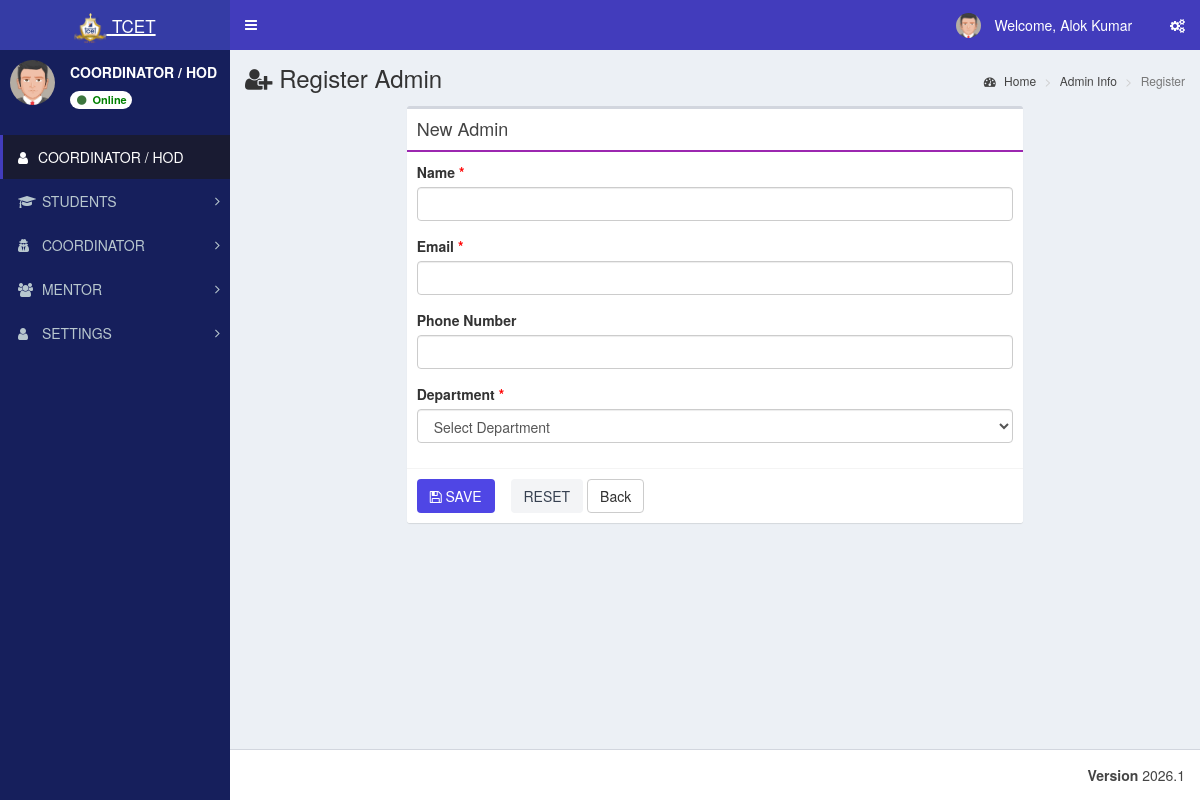
Screenshot of /admin/admin_register.php (signed in) with the database file from the repository.
### tables this page shows
CREATE TABLE `st_role_master` (
  `role_id` int(11) NOT NULL,
  `role_name` varchar(100) NOT NULL
);

CREATE TABLE `st_login` (
  `login_id` int(11) NOT NULL,
  `username` varchar(200) NOT NULL,
  `password` varchar(255) NOT NULL,
  `user_id` int(11) NOT NULL,
  `created_at` timestamp NOT NULL DEFAULT current_timestamp()
);

CREATE TABLE `st_user_master` (
  `user_id` int(11) NOT NULL,
  `user_name` varchar(150) NOT NULL,
  `email_id` varchar(200) NOT NULL,
  `phone_number` varchar(15) DEFAULT NULL,
  `department_id` int(11) NOT NULL,
  `role_id` int(11) NOT NULL,
  `student_id` int(11) NOT NULL,
  `is_first_login` tinyint(1) DEFAULT 1
);

CREATE TABLE `st_menu_master` (
  `menu_id` int(11) NOT NULL,
  `menu_name` varchar(100) NOT NULL,
  `menu_icon` varchar(100) NOT NULL DEFAULT 'fa fa-folder'
);

### admin/admin_register.php (called while the page is built, shortened)
<?php
$roleLabel = 'Admin';
$processFile = 'admin_process.php';
$infoFile = 'admin_info.php';
include 'role_register_base.php';
?>

### database/db_connect.php (called while the page is built, shortened)
<?php
class DBController
{
    public $host = "localhost";
    public $user = "root";
    public $password = "";
    public $database = "tcet_st";
    function __construct()
    {
        $this->conn = $this->connectDB();
    }
    function connectDB()
    {
      $conn = @mysqli_connect($this->host,$this->user,$this->password,$this->database);
      return $conn;
    }
}
?>

### admin/role_register_base.php (the view, shortened to what this page needs)
<?php include "header/header.php"; ?>
<div class="content-wrapper">
  <section class="content-header">
    <h1><i class="fa fa-user-plus"></i> Register <?php echo htmlspecialchars($roleLabel); ?></h1>
    <ol class="breadcrumb">
      <li><a href="index.php"><i class="fa fa-dashboard"></i> Home</a></li>
      <li><a href="<?php echo htmlspecialchars($infoFile); ?>"><?php echo htmlspecialchars($roleLabel); ?> Info</a></li>
      <li class="active">Register</li>
    </ol>
  </section>
  <section class="content">
    <div class="row">
      <div class="col-md-8 col-md-offset-2">
        <div class="box box-default role-form-box">
          <div class="box-header with-border">
            <h3 class="box-title">New <?php echo htmlspecialchars($roleLabel); ?></h3>
          </div>
          <form method="post" action="<?php echo htmlspecialchars($processFile); ?>" autocomplete="off">
            <div class="box-body">
              <div class="form-group">
                <label>Name <span style="color:red;">*</span></label>
                <input type="text" name="user_name" class="form-control" required>
              </div>
              <div class="form-group">
                <label>Email <span style="color:red;">*</span></label>
                <input type="email" name="email_id" class="form-control" required>
              </div>
              <div class="form-group">
                <label>Phone Number</label>
                <input type="text" name="phone_number" class="form-control" maxlength="15">
              </div>
              <div class="form-group">
                <label>Department <span style="color:red;">*</span></label>
                <select name="department_id" class="form-control" required>
                  <option value="">Select Department</option>
                </select>
              </div>
            </div>
            <div class="box-footer role-form-actions">
              <button type="submit" class="btn btn-submit"><i class="fa fa-save"></i> SAVE</button>
              <button type="reset" class="btn btn-reset">RESET</button>
              <a href="<?php echo htmlspecialchars($infoFile); ?>" class="btn btn-default">Back</a>
            </div>
          </form>
        </div>
      </div>
    </div>
  </section>
</div>
<?php include "header/footer.php"; ?>

### admin/header/header.php (shortened to what this page needs)
<?php
include_once("../database/db_connect.php");
$db_handle = new DBController();
$sessionLoginId = intval($_SESSION['user_login_id'] ?? $_SESSION['user_session'] ?? 0);
$username = '';
$userid = 0;
$usertype = 0;
$sql = "SELECT l.login_id, l.username, l.user_id, u.role_id, u.user_name, r.role_name
	    FROM st_login l
	    LEFT JOIN st_user_master u ON u.user_id = l.user_id
	    LEFT JOIN st_role_master r ON r.role_id = u.role_id
	    WHERE l.login_id='" . $sessionLoginId . "' LIMIT 1";
$result = mysqli_query($db_handle->conn, $sql);
if ($result && $result->num_rows > 0) {
	$row = $result->fetch_assoc();
	$username = $row['username'];
	$userid = intval($row['user_id']);
	$usertype = intval($row['role_id']);
}
$name = $username;
$profileSql = "SELECT COALESCE(NULLIF(TRIM(u.user_name), ''), l.username) AS user_name
			   FROM st_login l
			   LEFT JOIN st_user_master u ON u.user_id = l.user_id
			   WHERE l.user_id = $userid LIMIT 1";
$profileResult = mysqli_query($db_handle->conn, $profileSql);
if ($profileResult && ($profileRow = mysqli_fetch_assoc($profileResult))) {
	$profileName = trim((string)($profileRow['user_name'] ?? ''));
	if ($profileName !== '') {
		$name = $profileName;
	}
}
$sql = "SELECT role_name FROM st_role_master WHERE role_id = ? LIMIT 1";
$stmt = mysqli_prepare($db_handle->conn, $sql);
if ($stmt) {
	mysqli_stmt_bind_param($stmt, 'i', $usertype);
	mysqli_stmt_execute($stmt);
	$result = mysqli_stmt_get_result($stmt);
	if ($row = mysqli_fetch_assoc($result)) {
		$role_name = $row['role_name'];
	}
}
$dashboardRoute = ($usertype === 5) ? 'student_dashboard.php' : 'index.php';
?>
<!DOCTYPE html>
<html>
<head>
	<link rel="stylesheet" href="bootstrap/css/bootstrap.min.css">
	<link rel="stylesheet" href="https://cdnjs.cloudflare.com/ajax/libs/font-awesome/4.5.0/css/font-awesome.min.css">
	<link rel="stylesheet" href="https://cdnjs.cloudflare.com/ajax/libs/ionicons/2.0.1/css/ionicons.min.css">
	<link rel="stylesheet" href="dist/css/AdminLTE.min.css">
	<link rel="stylesheet" href="dist/css/skins/_all-skins.min.css">
	<link rel="stylesheet" href="plugins/iCheck/flat/blue.css">
	<link rel="stylesheet" href="plugins/morris/morris.css">
	<link rel="stylesheet" href="plugins/jvectormap/jquery-jvectormap-1.2.2.css">
	<link rel="stylesheet" href="plugins/datepicker/datepicker3.css">
	<link rel="stylesheet" href="plugins/daterangepicker/daterangepicker.css">
	<link rel="stylesheet" href="plugins/bootstrap-wysihtml5/bootstrap3-wysihtml5.min.css">
</head>
<body class="hold-transition skin-blue sidebar-mini main-content-responsive">
	<div class="wrapper">
		<header class="main-header">
			<a href="<?php echo $dashboardRoute; ?>" class="logo">
				<span class="logo-lg"><img src="images/booklogo.webp" class="py-2" height="40px" /> <small>TCET</small></span>
			</a>
			<nav class="navbar navbar-static-top">
				<a href="#" class="sidebar-toggle" data-toggle="offcanvas" role="button">
				</a>
				<div class="navbar-custom-menu">
					<ul class="nav navbar-nav">
						<li class="dropdown user user-menu">
							<a href="#" class="dropdown-toggle" data-toggle="dropdown">
								<img src="dist/img/user2-160x160.jpg" class="user-image" alt="User Image">
								<span class="hidden-xs">&nbsp;Welcome, <?php echo $name; ?> &nbsp;</span>
							</a>
						</li>
						<li>
							<a href="#" data-toggle="control-sidebar"><i class="fa fa-gears"></i></a>
						</li>
					</ul>
				</div>
			</nav>
		</header>
		<aside class="main-sidebar">
			<section class="sidebar">
				<div class="user-panel">
					<div class="pull-left image">
						<img src="dist/img/user2-160x160.jpg" class="img-circle" alt="User Image">
					</div>
					<div class="pull-left info">
						<p><span><?php echo htmlspecialchars($role_name); ?></span></p>
						<a class="badge" href="#" style="background:white; color: green;">
							<i class="fa fa-circle text-success"></i> Online
						</a>
					</div>
				</div>
				<br />
				<?php include "side_menu.php"; ?>
		</aside>

### admin/header/side_menu.php (shortened to what this page needs)
<?php
function sidebar_has_column($conn, $table, $column)
{
	$escapedColumn = mysqli_real_escape_string($conn, $column);
	$result = mysqli_query($conn, "SHOW COLUMNS FROM $table LIKE '$escapedColumn'");
	$exists = ($result && mysqli_num_rows($result) > 0);
	return $exists;
}
$menuHasIconColumn = sidebar_has_column($db_handle->conn, 'st_menu_master', 'menu_icon');
$subMenuHasIconColumn = sidebar_has_column($db_handle->conn, 'st_sub_menu_master', 'sub_menu_icon');
$subMenuHasRouteColumn = sidebar_has_column($db_handle->conn, 'st_sub_menu_master', 'sub_menu_route');
$menuTree = array();
$menuIconSelect = $menuHasIconColumn
	? "COALESCE(NULLIF(TRIM(m.menu_icon), ''), 'fa fa-folder') AS menu_icon"
	: "'fa fa-folder' AS menu_icon";
$subMenuRouteSelect = $subMenuHasRouteColumn
	? "COALESCE(NULLIF(TRIM(sm.sub_menu_route), ''), '#') AS sub_menu_route"
	: "'#' AS sub_menu_route";
$subMenuIconSelect = $subMenuHasIconColumn
	? "COALESCE(NULLIF(TRIM(sm.sub_menu_icon), ''), 'fa fa-angle-double-right') AS sub_menu_icon"
	: "'fa fa-angle-double-right' AS sub_menu_icon";
$menuSql = "SELECT m.menu_id, m.menu_name, $menuIconSelect
			FROM st_menu_master m
			WHERE (
				EXISTS (
					SELECT 1
					FROM st_menu_allocation_master mar
					WHERE mar.menu_id = m.menu_id
					  AND mar.role_id = ?
					  AND mar.sub_menu_id IS NULL
				)
				OR EXISTS (
					SELECT 1
					FROM st_menu_allocation_master maa
					WHERE maa.menu_id = m.menu_id
					  AND maa.role_id = ?
					  AND maa.sub_menu_id IS NOT NULL
				)
			)
			ORDER BY m.menu_id";
$menuStmt = mysqli_prepare($db_handle->conn, $menuSql);
if ($menuStmt) {
	mysqli_stmt_bind_param($menuStmt, 'ii', $usertype, $usertype);
	mysqli_stmt_execute($menuStmt);
	$menuResult = mysqli_stmt_get_result($menuStmt);
	while ($menuRow = mysqli_fetch_assoc($menuResult)) {
		$menuId = (int) $menuRow['menu_id'];
		$menuTree[$menuId] = array(
			'menu_name' => $menuRow['menu_name'],
			'menu_icon' => $menuRow['menu_icon'],
			'submenus' => array()
		);
		$subSql = "SELECT sm.sub_menu_id, sm.sub_menu_name, $subMenuRouteSelect, $subMenuIconSelect
				   FROM st_sub_menu_master sm
				   WHERE sm.menu_id = ?
				   AND (
					   EXISTS (
						   SELECT 1
						   FROM st_menu_allocation_master mar
						   WHERE mar.sub_menu_id = sm.sub_menu_id
							 AND mar.role_id = ?
					   )
				   )
				   ORDER BY sm.sort_order ASC, sm.sub_menu_id ASC";
		$subStmt = mysqli_prepare($db_handle->conn, $subSql);
		if ($subStmt) {
			mysqli_stmt_bind_param($subStmt, 'ii', $menuId, $usertype);
			mysqli_stmt_execute($subStmt);
			$subResult = mysqli_stmt_get_result($subStmt);
			while ($subRow = mysqli_fetch_assoc($subResult)) {
				$menuTree[$menuId]['submenus'][] = $subRow;
			}
		}
	}
}
?>
<ul class="sidebar-menu" id="sidebar-dynamic-menu">
<?php
$sidebarHomeRoute = ((int) ($usertype ?? 0) === 5) ? 'student_dashboard.php' : 'index.php';
$sidebarHomeLabel = ((int) ($usertype ?? 0) === 5) ? 'DASHBOARD' : strtoupper((string) ($role_name ?? 'Dashboard'));
$sidebarHomeIcon = ((int) ($usertype ?? 0) === 5) ? 'fa fa-dashboard' : 'fa fa-user';
?>
<li class="active"><a href="<?php echo htmlspecialchars($sidebarHomeRoute); ?>"><i class="<?php echo htmlspecialchars($sidebarHomeIcon); ?>"></i><span><?php echo htmlspecialchars($sidebarHomeLabel); ?></span></a></li>
<?php foreach ($menuTree as $menuId => $menuData) {
	$menuName = trim((string) $menuData['menu_name']);
	$menuIcon = trim((string) $menuData['menu_icon']);
?>
<li class="treeview" data-menu-id="<?php echo $menuId; ?>" id="sidebar-menu-<?php echo $menuId; ?>">
<a href="#">
<i class="<?php echo htmlspecialchars($menuIcon); ?>" aria-hidden="true"></i> <span><?php echo strtoupper(htmlspecialchars($menuName)); ?></span>
<span class="pull-right-container">
<i class="fa fa-angle-right pull-right"></i>
</span>
</a>
</li>
<?php } ?>
</ul>
</section>

### admin/header/header.php (style rules this page uses)
.main-content-responsive .box, .main-content-responsive .small-box, .main-content-responsive .info-box { max-width: 100%; }
.main-content-responsive .box-body, .main-content-responsive .table-responsive { overflow-x: auto; }
.main-content-responsive .main-header .logo img { height: 32px !important; width: auto !important; max-width: none; object-fit: contain; }

### admin/role_register_base.php (style rules this page uses)
.role-form-box .box-header { border-bottom: 2px solid #9C27B0 !important; }

### rows the page displays
st_role_master: role_name "COORDINATOR / HOD"
st_login: user.role_name "COORDINATOR / HOD"
st_menu_master: menu_name "STUDENTS"
st_menu_master: menu_name "COORDINATOR"
st_menu_master: menu_name "MENTOR"
st_menu_master: menu_name "SETTINGS"

### other values shown
$name "Alok Kumar"
$roleLabel "Admin"
